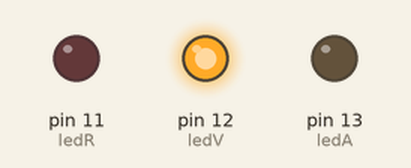
This sketch was run on a simulated Arduino Uno, built with avr-gcc and run on an emulated ATmega328P. Parts: output pins drawn as LEDs (lit = HIGH).

Above: at 0.2 s.
At 6.7 s:
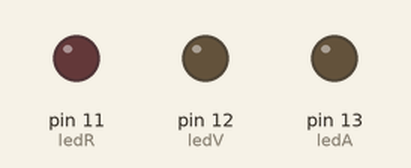
At 14.2 s:
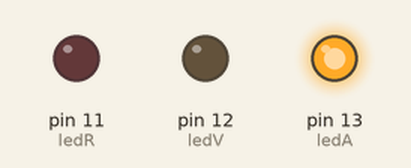
At 28.2 s:
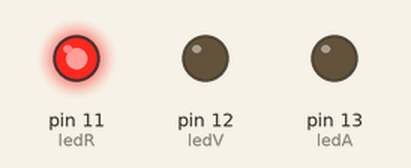
Timing chart, 0 to 28.6 s (numbered marks = the images above):
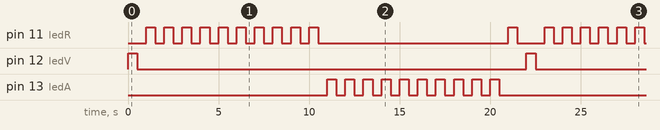

The sketch:

semaforoFUNCION.ino
```cpp
//Vamos a encender un semaforo//

//Definimos tres variables para que cada color de cada led//

int ledR=11; //Defino variable global para usarla por todo el codigo//
int ledV=12; //Defino variable global para usarla por todo el codigo//
int ledA=13; //Defino variable global para usarla por todo el codigo//
int tiempo=500; //Defino variable tiempo para usarla por todo el codigo//


void setup() {

 //Vamos a poner que es una salida de cada pin//

pinMode(ledA,OUTPUT);
pinMode(ledR,OUTPUT);
pinMode(ledV,OUTPUT);

}

void parpadeo(int ledParpadeo, int nParpadeo, int pausaParpadeo)

{
  for(int i=0;i<10;i++)

  {
    digitalWrite(ledParpadeo,HIGH);
    delay(tiempo);
    digitalWrite(ledParpadeo,LOW);
    delay(tiempo);

    }

  }
void loop() {

    digitalWrite(ledV,HIGH);
    delay(tiempo);
    digitalWrite(ledV,LOW);
    delay(tiempo);

parpadeo(ledR,2,2);


parpadeo(ledA,13,45);

  digitalWrite(ledR,HIGH);
    delay(tiempo);
    digitalWrite(ledR,LOW);
    delay(tiempo);

//parpadeo(ledR,13,45);//

}
```

Measured:
- by itself, pin 11 (ledR): repeats every 22.0 s: HIGH 0.50 s, LOW 10.5 s, HIGH 0.50 s, LOW 1.5 s, 9 × (HIGH 0.50 s, LOW 0.50 s)
- by itself, pin 12 (ledV): alternates HIGH for 0.50 s and LOW for 21.5 s
- by itself, pin 13 (ledA): repeats every 22.0 s: 9 × (LOW 0.50 s, HIGH 0.50 s), LOW 12.5 s, HIGH 0.50 s
